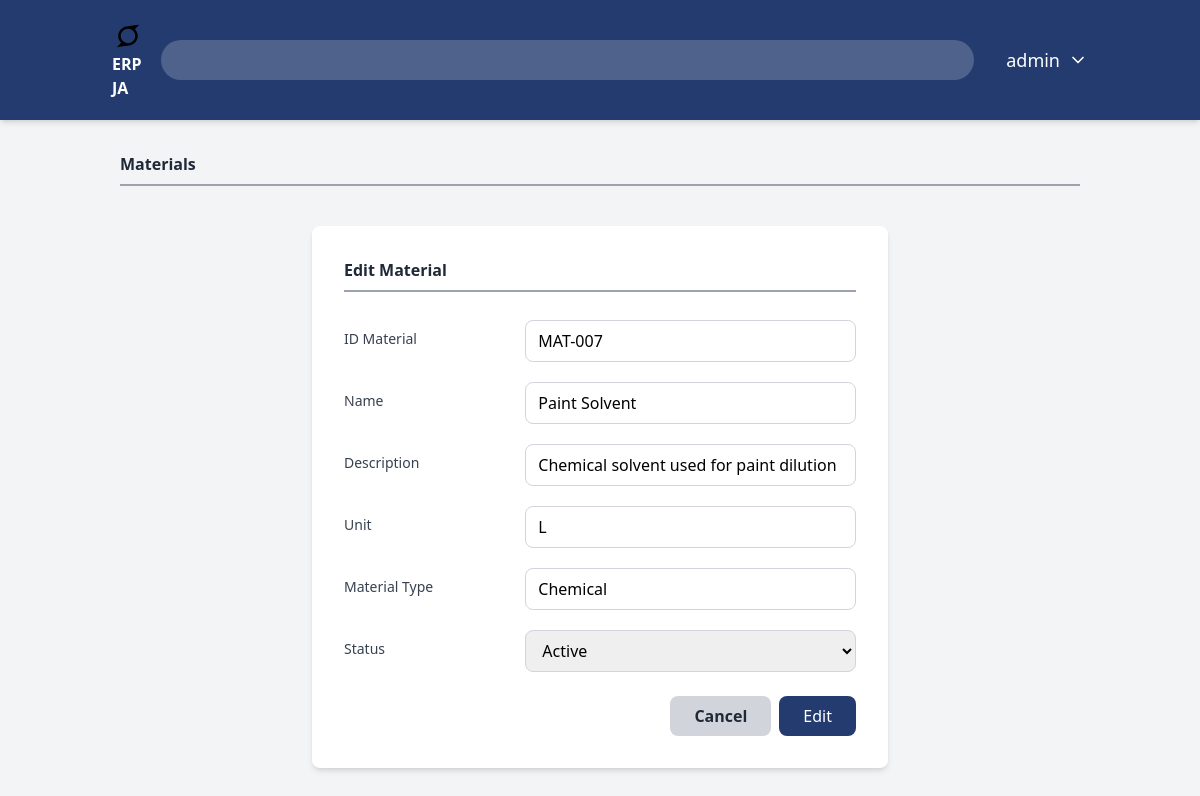
The page /materials/7/edit/ (signed in) on the database as committed earlier.
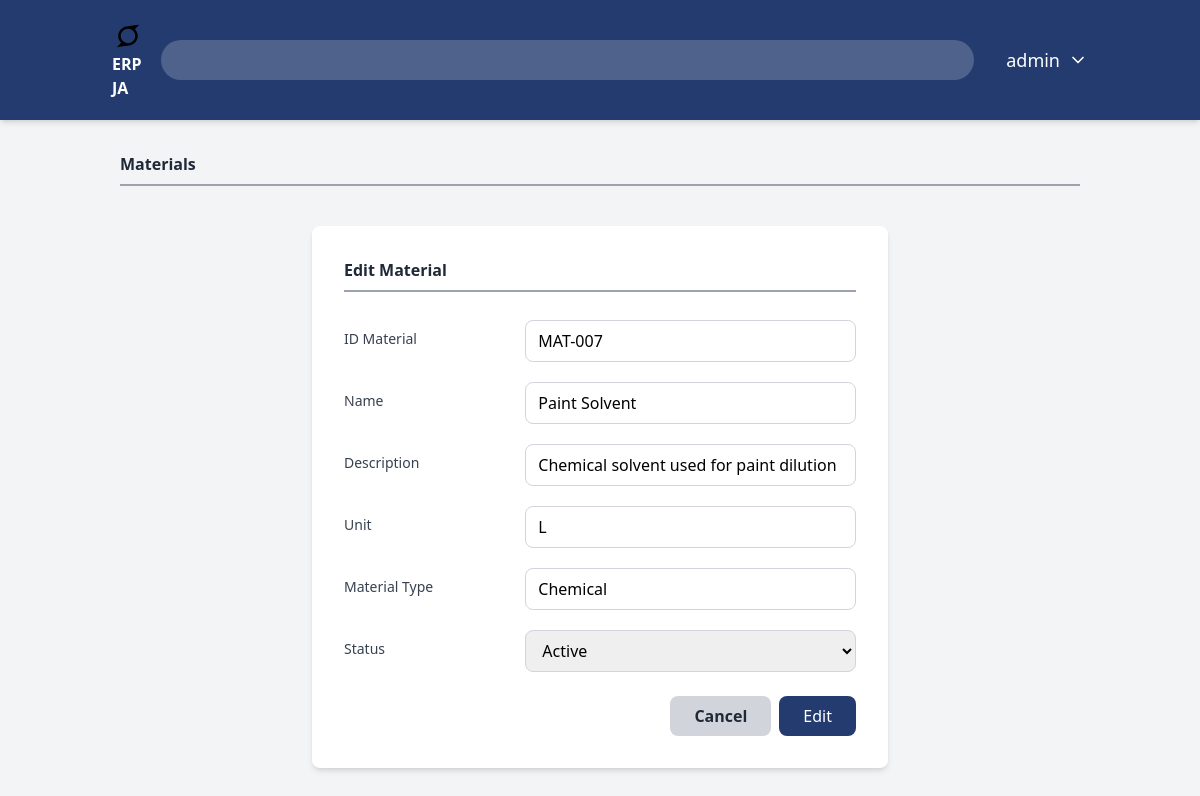
The same page on the database as committed later.
### materials/models.py (models this page shows, shortened)
class Material(models.Model):
    id_material = models.CharField(max_length=50,null=True,unique=True,verbose_name="Material ID")
    name = models.CharField(max_length=100,verbose_name="Name")
    description = models.TextField(max_length=250,blank=True,verbose_name="Description")
    unit = models.CharField(max_length=50,verbose_name="Unit measure")
    material_type = models.CharField(max_length=50,verbose_name="Material type")
    status = models.CharField(max_length=50,verbose_name="status")
    created_at = models.DateTimeField(auto_now_add=True)
    updated_at = models.DateTimeField(auto_now=True)
    created_by  = models.ForeignKey(settings.AUTH_USER_MODEL, on_delete= models.SET_NULL, null=True)
    class Meta:
        verbose_name = "Material"
        verbose_name_plural = "Materials"

### materials/views.py (the view)
# urls.py: path('<int:pk>/edit/',views.material_edit,name='material_edit'),
@login_required
def material_edit(request,pk):
    material = get_object_or_404(Material,pk=pk)
    max_permission = UserRole.objects.filter(user_id=request.user).aggregate(max_permission=models.Max('role__materials'))['max_permission'] or 0
    if max_permission == 1:
        return redirect('materials')
    if max_permission == 0:
        return redirect('dashboard')
    if request.method == 'POST':
        form = MaterialForm(request.POST, instance=material)
        if form.is_valid():
            form.save()
            return redirect('materials:materials_list')
    else:
        form = MaterialForm(instance=material)
    context = {
        'form': form,
        'material': material,
    }
    return render(request, 'materials/material_form.html', context)

### materials/forms.py
class MaterialForm(forms.ModelForm):
    class Meta:
        model = Material
        fields = ['id_material','name','description','unit','material_type','status']

### materials/templates/materials/material_form.html (shortened to what the changed rows need)
{% extends "core/base.html" %}
{% load static %}
{% block content %}
<h2 class="text-3x1 font-bold text-gray-800 mb-6 border-b-2 border-gray-400 pb-2">Materials</h2>
<div class="max-w-xl mx-auto bg-white p-8 rounded-lg shadow-md mt-10">
    <h2 class="text-3x1 font-bold text-gray-800 mb-6 border-b-2 border-gray-400 pb-2">{% if material %}Edit Material{% else %}Create New Material{% endif %}</h2>
    <form method="post" class="space-y-6">
        <div class="space-y-4">
            <div class="flex items-center space-x-4">
                <div class="mt-1 w-2/3">
                    <input type="text" name="{{form.id_material.html_name}}" id="{{form.id_material.id_for_label}}" value="{{form.id_material.value|default:''}}" class="w-full px-3 py-2 border border-gray-300 rounded-lg focus: outline-none focus:ring-2 focus:ring-[#233b6e]">
                </div>
            </div>
            <div class="flex items-center space-x-4">
                <div class="mt-1 w-2/3">
                    <input type="text" name="{{form.name.html_name}}" id="{{form.name.id_for_label}}" value="{{form.name.value|default:''}}" class="w-full px-3 py-2 border border-gray-300 rounded-lg focus: outline-none focus:ring-2 focus:ring-[#233b6e]">
                </div>
            </div>
            <div class="flex items-center space-x-4">
                <div class="mt-1 w-2/3">
                    <input type="text" name="{{form.description.html_name}}" id="{{form.description.id_for_label}}" value="{{form.description.value|default:''}}" class="w-full px-3 py-2 border border-gray-300 rounded-lg focus: outline-none focus:ring-2 focus:ring-[#233b6e]">
                </div>
            </div>
            <div class="flex items-center space-x-4">
                <div class="mt-1 w-2/3">
                    <input type="text" name="{{form.material_type.html_name}}" id="{{form.material_type.id_for_label}}" value="{{form.material_type.value|default:''}}" class="w-full px-3 py-2 border border-gray-300 rounded-lg focus: outline-none focus:ring-2 focus:ring-[#233b6e]">
                </div>
            </div>
            <div class="flex items-center space-x-4">
                <div class="mt-1 w-2/3">
                    <select type="text" name="{{form.status.html_name}}" id="{{form.status.id_for_label}}"  class="w-full px-3 py-2 border border-gray-300 rounded-lg focus: outline-none focus:ring-2 focus:ring-[#233b6e]">
                        <option value="Active {% if form.status.value == 'Active' %}selected{% endif %}">Active</option>
                    </select>
                </div>
            </div>
        </div>
    </form>
</div>
{% endblock content %}

Rows that differ between the two databases and show on the page:
changed Material "MAT-007": status "Active" → (not shown)
Other text that changed with them:
form field status: (not shown) → "Active"
